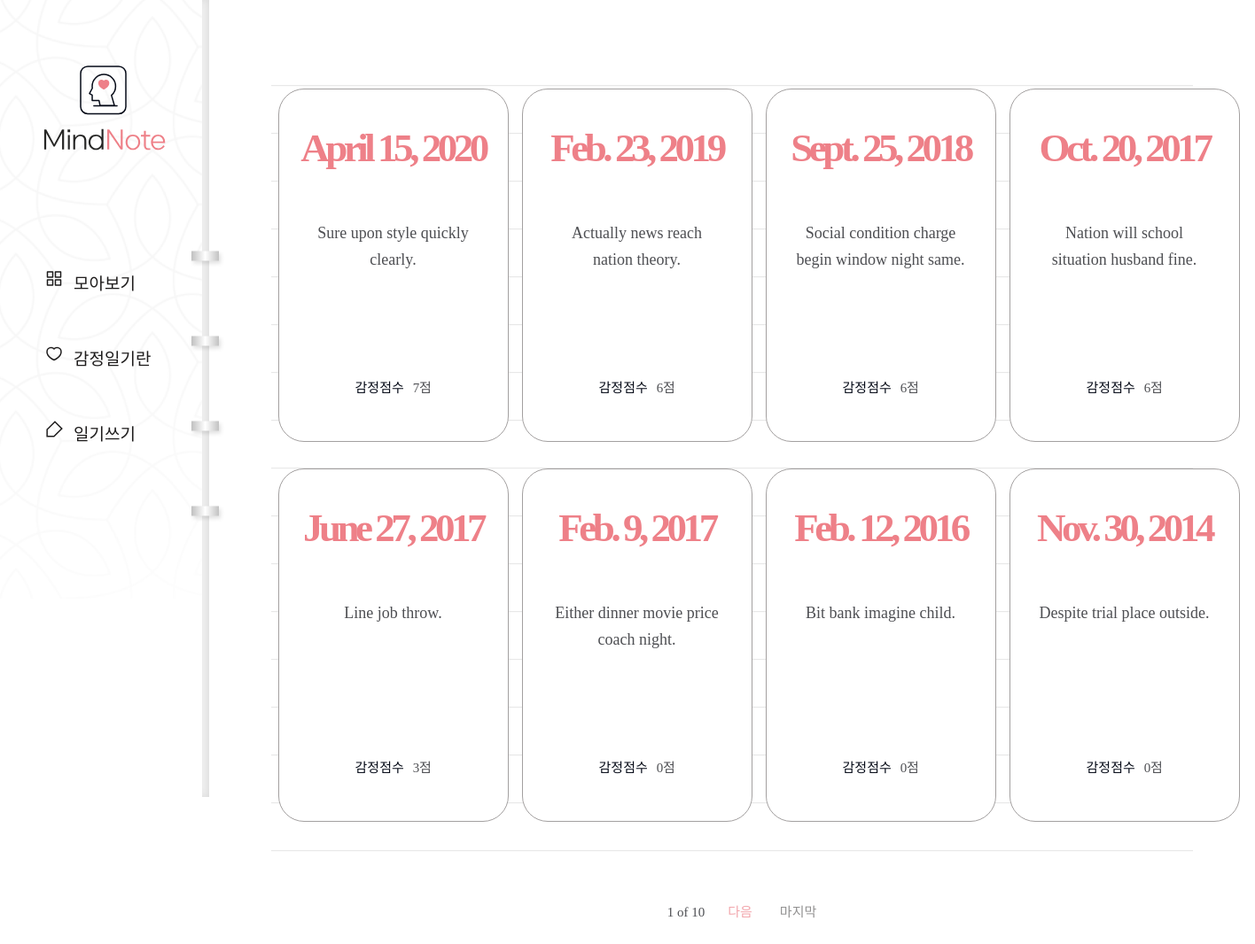
Screenshot of /diary/ with the database file from the repository.
### diary/models.py (models this page shows, shortened)
class Page(models.Model):
    title = models.CharField(max_length=100, validators=[validate_no_hash])
    content = models.TextField(validators=[validate_no_hash])
    feeling = models.CharField(max_length=80, validators=[validate_no_number, validate_no_hash])
    score = models.IntegerField(validators=[validate_score])
    dt_created = models.DateField()

### diary/views.py (the view)
# urls.py: path('diary/', views.PageListView.as_view(), name='page-list'),
class PageListView(ListView):
    model = Page
    template_name = 'diary/page_list.html'
    context_object_name = 'pages'
    ordering = ['-dt_created']
    paginate_by = 8
    page_kwarg = 'page'

### diary/templates/diary/page_list.html (shortened to what this page needs)
{% extends './base.html' %}
{% load static %}
{% block content%}
{% if pages %}
    <div class="wrap-note">
        <div class="note">
            <div class="note-list">
                <ul>
                    {% for page in pages %}
                    <li>
                        <a href="{% url 'page-detail' page.id %}">
                            <div class="date">
                                <span>{{page.dt_created}}</span>
                            </div>
                            <h2>{{page.title}}</h2>
                            <div class="score">
                                <p>감정점수</p>
                                <span>{{page.score}}점</span>
                            </div>
                        </a>
                    </li>
                    {% endfor %}
                </ul>
            </div>
            <div class="paging">
                <span>
                    <p>{{page_obj.number}} of {{page_obj.paginator.num_pages}}</p>
                </span>
                {% if page_obj.has_next %}
                    <a href="?page={{page_obj.next_page_number}}" class="next">다음</a>
                    <a href="?page={{page_obj.paginator.num_pages}}" class="last">마지막</a>
                {% endif %}
            </div>
        </div>
    </div>
{% endif %}
{% endblock content %}

### diary/templates/diary/base.html (shortened to what this page needs)
{% load static %}
<!DOCTYPE html>
<html lang="en">
    <head>
        <link rel="stylesheet" href="{% static 'diary/css/styles.css' %}">
        <link rel="stylesheet" type="text/css" href="https://cdn.rawgit.com/moonspam/NanumSquare/master/nanumsquare.css">
        <link rel="stylesheet" href="https://cdn.jsdelivr.net/gh/projectnoonnu/noonfonts_two@1.0/NanumBarunpen.woff">
    </head>
    <body>
        <div class="menu">
            <h1><a href="{% url 'page-list' %}"><img src="{% static 'diary/image/logo02.svg' %}"></a></h1>
            <ul>
                <li><a href="{% url 'page-list' %}">모아보기</a></li>
                <li><a href="{% url 'info' %}">감정일기란</a></li>
                <li><a href="{% url 'page-create' %}">일기쓰기</a></li>
            </ul>
        </div>
        {% block content %}
        {% endblock content %}
    </body>
</html>

### diary/static/diary/css/styles.css (style rules this page uses)
h1,h2,h3,p,a,ul,li { margin: 0; padding: 0; font-family: 'NanumSquare'; list-style: none; text-decoration: none; outline: none; }
html { position: relative; min-height: 100%; margin: 0; }
body { margin: 0; padding: 0; -webkit-font-smoothing: antialiased; -moz-osx-font-smoothing: auto; }
img { max-width: 100%; margin: 0; padding: 0; border: 0; }
.menu { position: fixed; width: 236px; height: 100vh; min-height: 900px; background: url(../image/menu-bg.png) no-repeat left top/contain; z-index: 99; }
.menu:before { content: ""; display: block; position: absolute; width: 8px; height: 100%; top: 0; right: 0; background-color: #f6f6f6; box-shadow: inset -3px 0 8px 0 rgba(0, 0, 0, 0.11); }
.menu:after { content: ""; display: block; position: absolute; width: 43px; height: 353px; top: 48%; right: -21px; transform: translateY(-50%); background: url(../image/notespring.svg) no-repeat; }
.menu h1 { position: absolute; margin-left: 49px; top: 74px; }
.menu ul { position: absolute; top: 48%; transform: translateY(-50%); }
.menu ul li { margin-bottom: 58px; padding-left: 83px; }
.menu ul li a { display: block; position: relative; font-family: NanumSquareR; color: #1e1c1c; font-size: 19px; }
.menu ul li a:after { content: ""; display: block; position: absolute; width: 21px; height: 20px; top: 0; left: -32px; background: url(../image/ic-feed-white.svg) no-repeat; }
.menu ul li:first-child a:after { background: url(../image/ic-feed-black.svg) no-repeat; }
.menu ul li:nth-child(2) a:after { background: url(../image/ic-heart-black.svg) no-repeat; }
.menu ul li:last-child a:after { background: url(../image/ic-pen-black.svg) no-repeat; }
.wrap-note .note { padding-left: 236px; padding-top: 50px; padding-bottom: 200px; }
.note-list { margin: 0 70px; padding-top: 50px; background: url(../image/note-bg.svg) repeat-x center/1535px 974px; }
.note-list ul { overflow: hidden; width: 1100px; margin: 0 auto; padding-bottom: 50px; }
.note-list ul li { float: left; width: 25%; padding-bottom: 30px; }
.note-list ul li a { display: block; width: 258px; height: 397px; margin: 0 auto; background: #fff; border: solid 1px #a3a0a0; border-radius: 29px; }
.note-list ul li a .date { margin-top: 40px; margin-bottom: 55px; text-align: center; }
.note-list ul li a .date span { display: block; font-family: 'NanumSquare'; color: #ee8088; font-weight: 700; font-size: 45px; letter-spacing: -4.47px; }
.note-list ul li a h2 { width: 196px; height: 150px; margin: 0 auto; font-family: 'NanumBarunpen'; color: #4e4f53; font-weight: normal; font-size: 18px; line-height: 1.67; text-align: center; }
.note-list ul li a .score { margin-top: 28px; text-align: center; }
.note-list ul li a .score p { display: inline-block; font-family: 'NanumSquare'; color: #060b18; font-size: 15px; }
.note-list ul li a .score span { padding-left: 6px; font-family: 'NanumBarunpen'; color: #4e4f53; font-size: 15px; letter-spacing: -0.29px; }
.paging { margin-top: 10px; text-align: center; }
.paging a { display: inline-block; font-family: 'NanumSquare'; font-size: 15px; }
.paging .first,.paging .last { color: #929191; }
.paging .last { margin-left: 27px; }
.paging .prev,.paging .next { color: #f2a6ac; }
.paging span { display: inline-block; }
.paging span p { margin: 0 22px; font-family: 'NanumSquare'; color: #4e4f53; font-size: 15px; }

### rows the page displays
Page: dt_created "April 15, 2020", title "Sure upon style quickly clearly.", score "7"
Page: dt_created "Feb. 23, 2019", title "Actually news reach nation theory.", score "6"
Page: dt_created "Sept. 25, 2018", title "Social condition charge begin window night same.", score "6"
Page: dt_created "Oct. 20, 2017", title "Nation will school situation husband fine.", score "6"
Page: dt_created "June 27, 2017", title "Line job throw.", score "3"
Page: dt_created "Feb. 9, 2017", title "Either dinner movie price coach night.", score "0"
Page: dt_created "Feb. 12, 2016", title "Bit bank imagine child.", score "0"
Page: dt_created "Nov. 30, 2014", title "Despite trial place outside.", score "0"

### other values shown
{{ page_obj.number }} "1"
{{ page_obj.paginator.num_pages }} "10"
